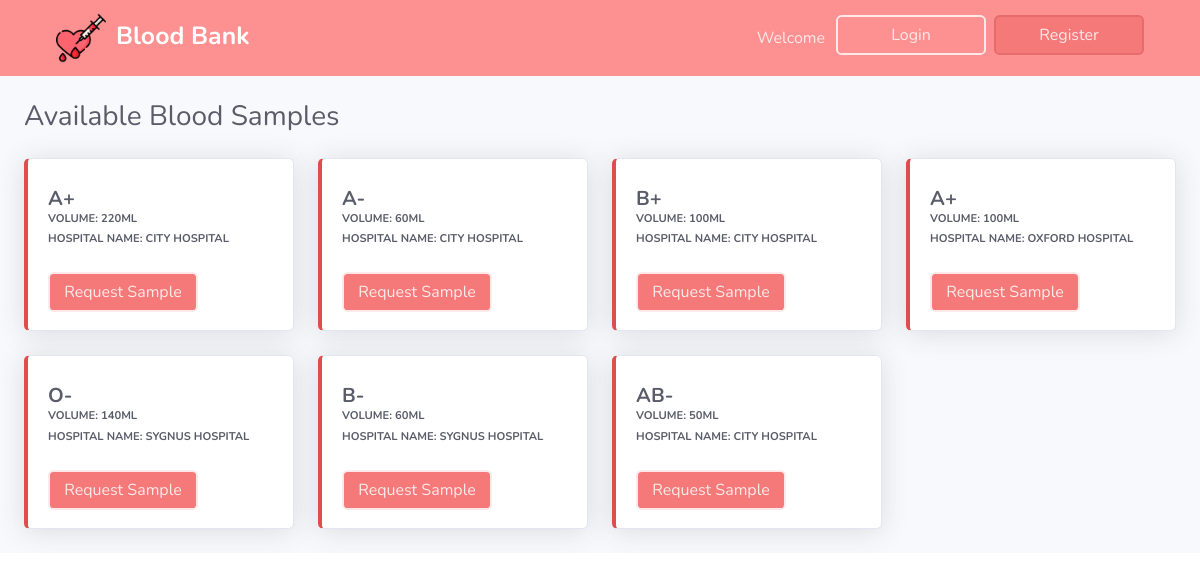
The page / on the database its author committed.
### tables this page shows
CREATE TABLE `available_blood` (
  `blood_id` int(11) NOT NULL,
  `blood_group` varchar(3) NOT NULL,
  `h_id` int(11) NOT NULL,
  `h_name` varchar(200) NOT NULL,
  `volume` int(11) NOT NULL
);

### index.php (the view, shortened to what this page needs)
<?php
include('db_connect.php');
include('includes/header.php');
?>
    <div id="content-wrapper" class="d-flex flex-column">
      <div id="content">
        <nav class="navbar navbar-expand-md navbar-dark bg-primary">
          <div class="navbar-header">
            <a class="navbar-brand abs" href="#"><b><img src="img/blood.png" style="height:50px; padding-right:10px;"></img>Blood Bank</b></a>
          </div>
            <div class="navbar-collapse collapse" id="collapsingNavbar" style="float: right">
                <ul class="navbar-nav ml-auto" style="float: right">
                 <li class="nav-item" style="color: #fde9e9;  padding:11px;">Welcome
                  <?php
                      if (isset($_SESSION['hospital'])) {
                        echo $_SESSION['hospital'];
                        echo '</li>';
                        echo '<li class="nav-item">';
                        echo '<a href="add_blood_info.php"><button type = "button" class = "btn btn-default navbar-btn"  style="width:200px;">Add Blood Info</button></a></li>';
                        echo '<li class="nav-item">';
                        echo '<a href="h_logout.php"><button type = "button" class = "btn btn-default navbar-btn" style="width:150px; border: 2px solid #fde9e9;background-color:transparent;margin-right:40px;">Logout</button></a></li>';
                      }
                      else if(!isset($_SESSION['hospital']) && !isset($_SESSION['receiver'])){
                        echo '</li>';
                        echo '<li class="nav-item">';
                        echo '<a href="r_login.php"><button type = "button" class = "btn btn-default navbar-btn" style="width:150px; border: 2px solid #fde9e9;background-color:transparent;margin-right: 8px;">Login</button></a></li>';
                        echo '<li class="nav-item">';
                        echo '<a href="r_register.php"><button type = "button" class = "btn btn-default navbar-btn"  style="width:150px;">Register</button></a></li>';
                      }
                  ?>
                </ul>
            </div>
        </nav>
        <br>
        <div class="container-fluid">
          <div class="d-sm-flex align-items-center justify-content-between mb-4">
            <h1 class="h3 mb-0 text-gray-800">Available Blood Samples</h1>
          </div>
          <?php
              $query2="select * from available_blood";
              $result = mysqli_query($connection,$query2);
              if (mysqli_num_rows($result)>0)
              {
                  echo '<div class="row">';
                  while($row2 = mysqli_fetch_assoc($result))
                  {
                      $volume=$row2['volume'];
                      $blood_group=$row2['blood_group'];
                      $blood_id=$row2['blood_id'];
                      $h_id=$row2['h_id'];
                      $h_name=$row2['h_name'];
                      echo '<div class="col-xl-3 col-md-6 mb-4">
                      <div class="card border-left-primary shadow h-100 py-2">
                        <div class="card-body">
                          <div class="row no-gutters align-items-center">
                            <div class="col mr-2">
                            <div class="h5 mb-0 font-weight-bold text-gray-800"> ';
                                  echo $blood_group;
                              echo '</div>';
                              echo '<div class="text-xs font-weight-bold text-primary text-uppercase mb-1">Volume:  ';
                              echo $volume. 'ml';
                              echo '</div>
                              <div class="text-xs font-weight-bold text-primary text-uppercase mb-1">Hospital Name:  ';
                              echo $h_name;
                              echo '</div>';
                            echo '</div>
                          </div>
                        </div>';
                        echo '<form action="code_request_blood.php" method="POST">';
                          echo '<input type="hidden" name="hospital_id" value="'.$h_id.'">
                          <input type="hidden" name="hname" value="'.$h_name.'">
                          <input type="hidden" name="blood_group" value="'.$blood_group.'">
                          <input type="hidden" name="blood_id" value="'.$blood_id.'">
                          <button type = "submit" class = "btn btn-default navbar-btn" style="width:150px; margin-left:20px; margin-bottom:10px;border: 2px solid #fde9e9;background-color:#f57979;">Request Sample</button>
                          </form>
                      </div>
                    </div>';
                  }
              }
              else
              $_SESSION['status']="Error fetching value";
            ?>
         </div>
        </div>
      </div>
  </div>
</body>
</html>

### includes/header.php (shortened to what this page needs)
<!DOCTYPE html>
<html lang="en">
<head>
  <link href="vendor/fontawesome-free/css/all.min.css" rel="stylesheet" type="text/css">
<link rel="stylesheet" href="https://stackpath.bootstrapcdn.com/bootstrap/4.3.1/css/bootstrap.min.css">
  <link href="css/sb-admin-2.css" rel="stylesheet">
</head>
<body id="page-top">
  <div id="wrapper">

### rows shown on the page
available_blood: blood_group "A+", volume "220", h_name "CITY HOSPITAL"
available_blood: blood_group "A-", volume "60", h_name "CITY HOSPITAL"
available_blood: blood_group "B+", volume "100", h_name "CITY HOSPITAL"
available_blood: blood_group "A+", volume "100", h_name "OXFORD HOSPITAL"
available_blood: blood_group "O-", volume "140", h_name "SYGNUS HOSPITAL"
available_blood: blood_group "B-", volume "60", h_name "SYGNUS HOSPITAL"
available_blood: blood_group "AB-", volume "50", h_name "CITY HOSPITAL"
